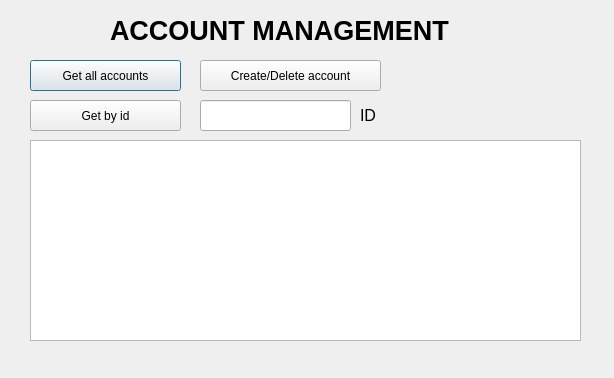
<?xml version="1.0" encoding="UTF-8"?>
<ui version="4.0">
 <class>accountsmenu</class>
 <widget class="QDialog" name="accountsmenu">
  <property name="geometry">
   <rect>
    <x>0</x>
    <y>0</y>
    <width>614</width>
    <height>378</height>
   </rect>
  </property>
  <property name="windowTitle">
   <string>Dialog</string>
  </property>
  <widget class="QPushButton" name="btnGetAccounts">
   <property name="geometry">
    <rect>
     <x>30</x>
     <y>60</y>
     <width>151</width>
     <height>31</height>
    </rect>
   </property>
   <property name="text">
    <string>Get all accounts</string>
   </property>
  </widget>
  <widget class="QPushButton" name="btnCreateDeleteAccount">
   <property name="geometry">
    <rect>
     <x>200</x>
     <y>60</y>
     <width>181</width>
     <height>31</height>
    </rect>
   </property>
   <property name="text">
    <string>Create/Delete account</string>
   </property>
  </widget>
  <widget class="QTableView" name="tableAccounts">
   <property name="geometry">
    <rect>
     <x>30</x>
     <y>140</y>
     <width>551</width>
     <height>201</height>
    </rect>
   </property>
  </widget>
  <widget class="QPushButton" name="btnGetAccountById">
   <property name="geometry">
    <rect>
     <x>30</x>
     <y>100</y>
     <width>151</width>
     <height>31</height>
    </rect>
   </property>
   <property name="text">
    <string>Get by id</string>
   </property>
  </widget>
  <widget class="QLineEdit" name="textAccountId">
   <property name="geometry">
    <rect>
     <x>200</x>
     <y>100</y>
     <width>151</width>
     <height>31</height>
    </rect>
   </property>
  </widget>
  <widget class="QLabel" name="label">
   <property name="geometry">
    <rect>
     <x>360</x>
     <y>100</y>
     <width>41</width>
     <height>31</height>
    </rect>
   </property>
   <property name="font">
    <font>
     <pointsize>12</pointsize>
     <bold>false</bold>
    </font>
   </property>
   <property name="text">
    <string>ID</string>
   </property>
  </widget>
  <widget class="QLabel" name="labelInfo">
   <property name="geometry">
    <rect>
     <x>390</x>
     <y>110</y>
     <width>211</width>
     <height>31</height>
    </rect>
   </property>
   <property name="font">
    <font>
     <pointsize>12</pointsize>
     <bold>false</bold>
    </font>
   </property>
   <property name="text">
    <string/>
   </property>
  </widget>
  <widget class="QLabel" name="title">
   <property name="geometry">
    <rect>
     <x>110</x>
     <y>10</y>
     <width>511</width>
     <height>41</height>
    </rect>
   </property>
   <property name="font">
    <font>
     <pointsize>20</pointsize>
     <bold>true</bold>
    </font>
   </property>
   <property name="text">
    <string>ACCOUNT MANAGEMENT</string>
   </property>
  </widget>
 </widget>
 <resources/>
 <connections/>
</ui>
